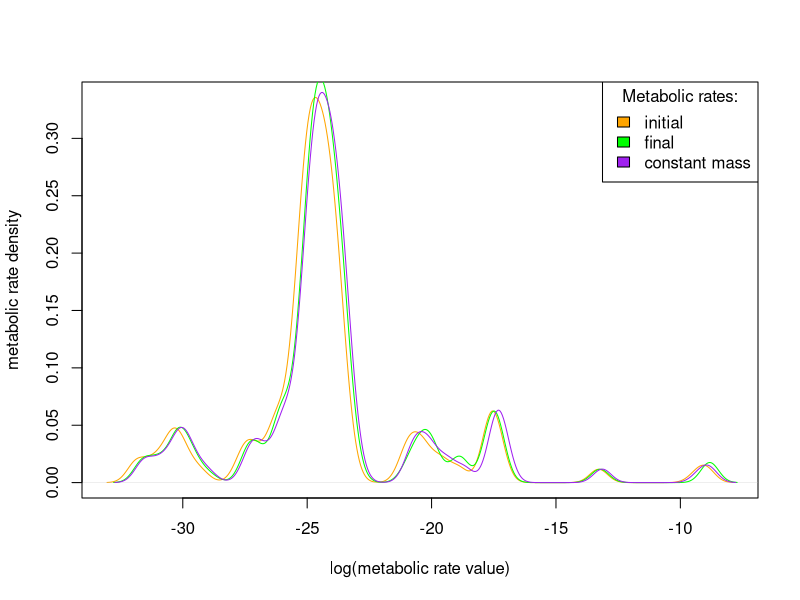
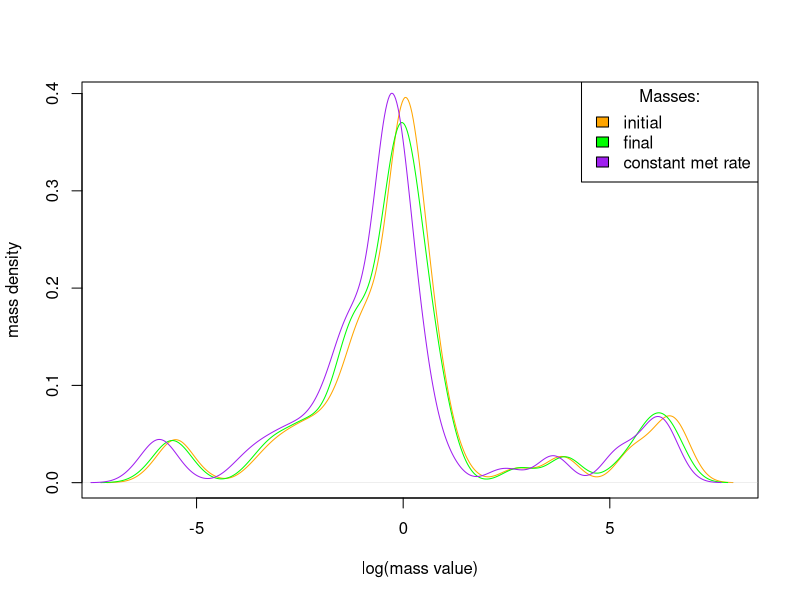
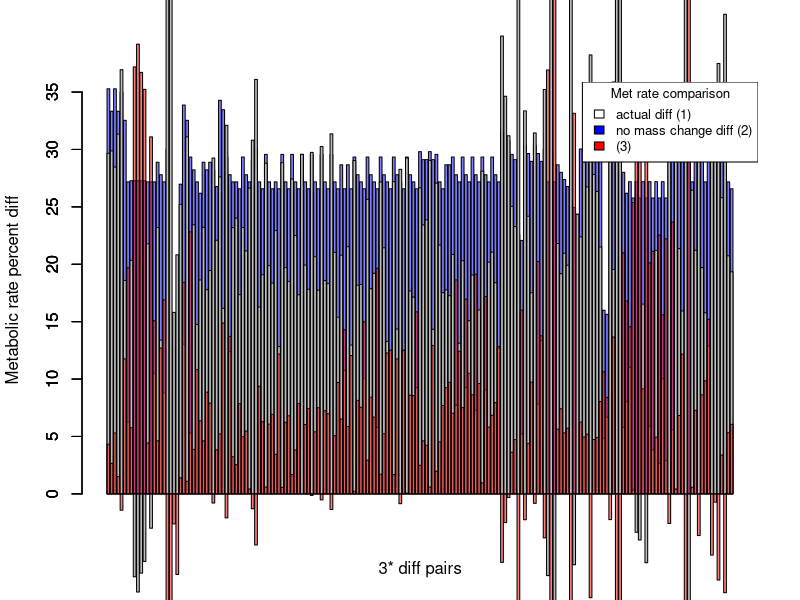
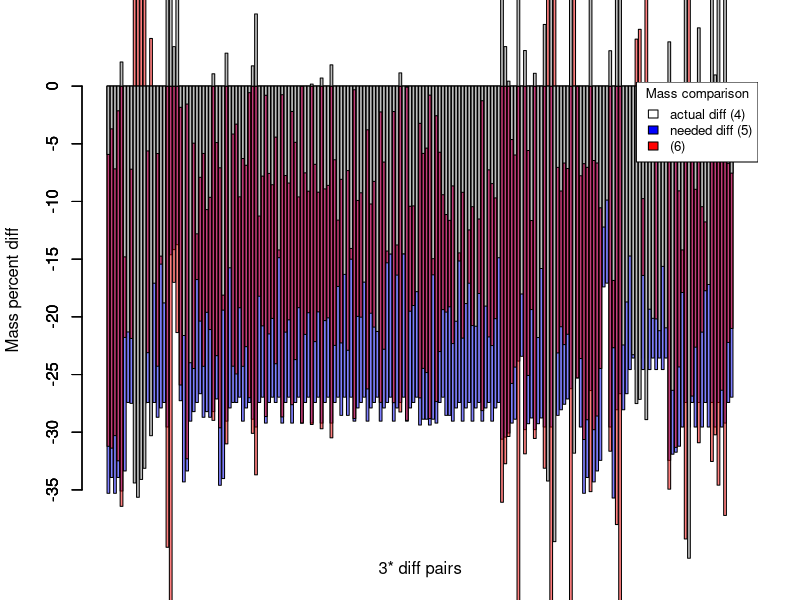
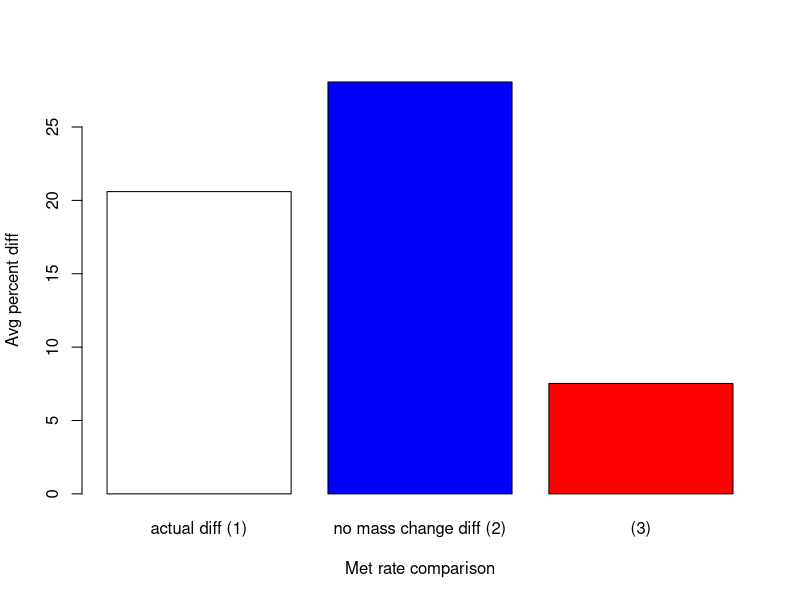
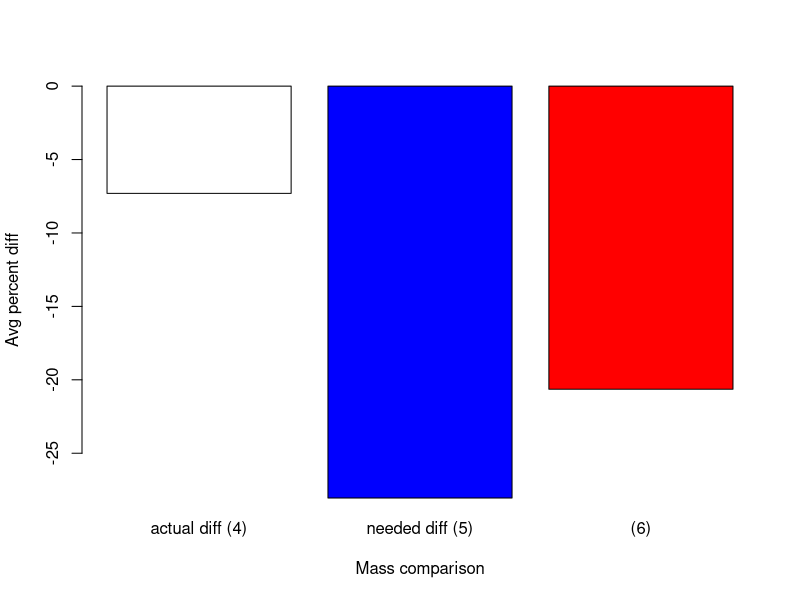
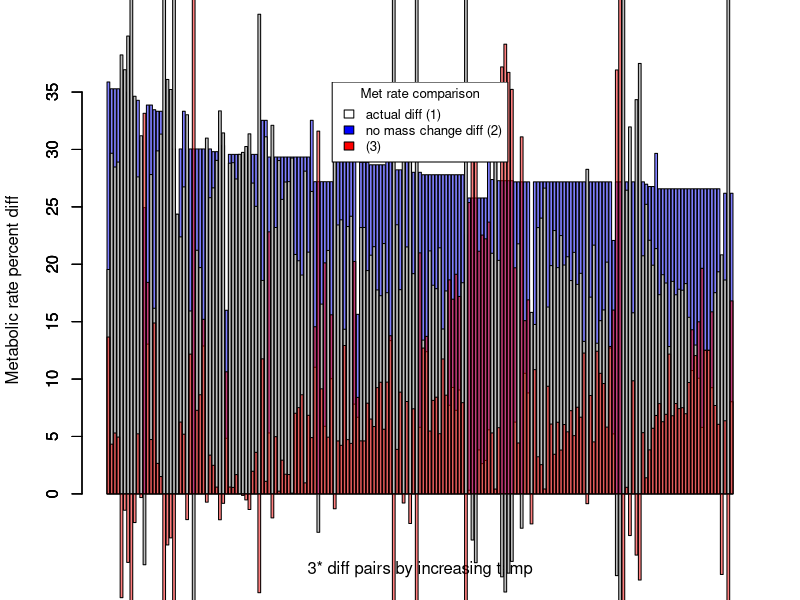
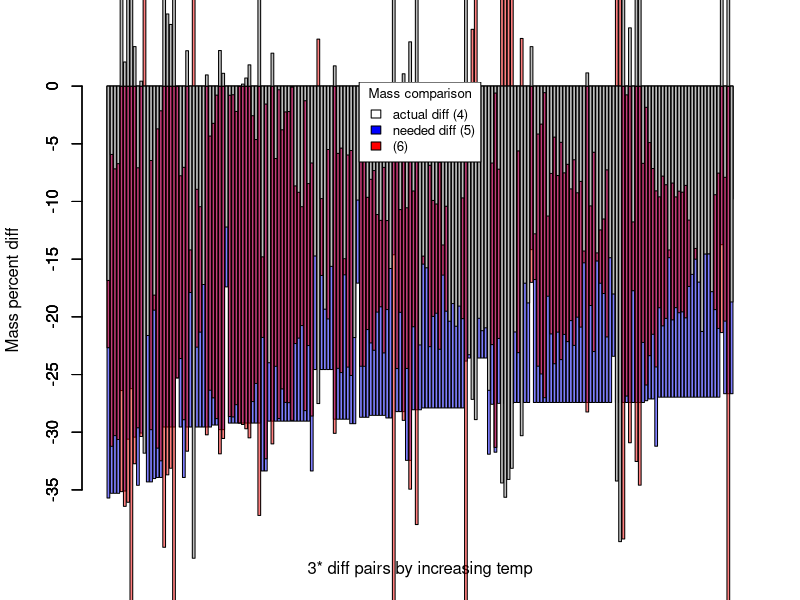

Here is the R script that generated these plots, in order:

#--------------CALCULATING EXPONENTS AND ACTIVATION ENERGY FOR METABOLIC EQUATIONS-------------------------------

### For the metabolic rate equation Metabolic Rate = constant * (Mass ^exponent) * e ^ Activation Energy/kt
### This section uses metabolic rate, temperature, and size data to calculated fitted exponent and activation
### energy for the taxonomic classes for which we could find data. 

# Classes: Branchiopoda, Malacostraca, Maxillopoda
# Data source: Makrieva
MR_data = read.csv("Class_metabolicrates_Makrievadata.csv", stringsAsFactors = FALSE)
Class_list=unique(MR_data$Class)
InvK=1/(273.15+MR_data$TC) #getting all the units correct
Mkg=MR_data$Mg/1000
W=MR_data$qWkg*Mkg
MR_data = cbind(MR_data, InvK, W)

#obtaining class-specific exponents for metabolic rate scaling for Branchiopoda Malacostraca and Maxillopoda
class_slopes=c()
for (current_class in Class_list){
  Class_data=subset(MR_data, MR_data$Class == current_class)
  basic=lm(log(Class_data$W) ~ log(Class_data$Mg) + Class_data$InvK)
  Mslope=basic$coefficients[2]
  Tslope=basic$coefficients[3]
  Ea=Tslope*0.00008617
  class_slopes=rbind(class_slopes, c(current_class, Mslope, Tslope, Ea))
}

# Classes: Amphibia
# Data source: White
MR_Amphi = read.csv("Whiteetal_Amphibiandata.csv", stringsAsFactors = FALSE)
A_InvK=1/(273.15+MR_Amphi$TC)
A_Mkg=MR_Amphi$Mg/1000
MR_Amphi = cbind(MR_Amphi, A_InvK, A_Mkg)
A_basic=lm(log(MR_Amphi$Watts) ~ log(MR_Amphi$A_Mkg) + MR_Amphi$A_InvK)
Mslope=A_basic$coefficients[2]
Tslope=A_basic$coefficients[3]
Ea=Tslope*0.00008617
class_slopes=rbind(class_slopes, c("Amphibia", Mslope, Tslope, Ea))
class_slopes=as.data.frame(class_slopes, stringsAsFactors = FALSE)

# Classes: Actinoperygii
# Data source: Gillooly
#obtaining super-class-specific exponents for metabolic rate scaling in fish
MR_fish = read.csv("gillooly_fish.csv", stringsAsFactors = FALSE)
f_Mkg=MR_fish$Mg/1000
MR_fish = cbind(MR_fish, f_Mkg)
F_basic=lm(log(MR_fish$W) ~ log(MR_fish$f_Mkg) + MR_fish$invK)
Mslope=F_basic$coefficients[2]
Tslope=F_basic$coefficients[3]
Ea=Tslope*0.00008617
class_slopes=rbind(class_slopes, c("Actinoperygii", Mslope, Tslope, Ea))
class_slopes=as.data.frame(class_slopes, stringsAsFactors = FALSE)

#removing unneccesary column and renaming columns
class_values=class_slopes[c(-3)]
names(class_values)[names(class_values) == "V1"] = "Class"
names(class_values)[names(class_values) == "log(Class_data$Mg)"] = "exponent"
names(class_values)[names(class_values) == "Class_data$InvK"] = "Ea"

# Classes: Insecta, Gastropoda, Eurotatoria, Entognatha
# Data source (Insecta only): Chown
# Remaining classes' values from theory
I_class="Insecta"
other_class=c("Gastropoda","Eurotatoria", "Entognatha")
I_slope=0.75
I_Ea=-0.62
Other_Ea=-0.63
other_values=cbind(I_class,I_slope,I_Ea)
for (current_class in other_class){
  current_values=cbind(current_class,I_slope,Other_Ea)
  other_values=rbind(other_values, current_values)
}

other_values = as.data.frame(other_values)
names(other_values)[names(other_values) == "I_class"] = "Class"
names(other_values)[names(other_values) == "I_slope"] = "exponent"
names(other_values)[names(other_values) == "I_Ea"] = "Ea"
class_values = rbind(class_values, other_values)
class_values = transform(class_values, exponent = as.numeric(exponent), Ea = as.numeric(Ea))

#---------------------CREATE THREE DEGREE DATASET----------------------------
### Within a scientific paper, the body size-temperature study may have replicated
### experiments or have slightly different experiments that were conducted. Each experiment
### is called a replicate and was given a unique identifier in "MTEEcto_data.csv". 

# Read in compiled experimental dataset, has one temperature and replicate per row
original_data = read.csv("MTEEcto_data.csv", stringsAsFactors = FALSE, fileEncoding = "latin1")

# Turn unique row names into column in original dataset
original_data = data.frame(as.numeric(rownames(original_data)), original_data)
colnames(original_data)[1] = "row_names"

# Create list of experiment names and respective species
replicate_list_original=unique(original_data$studyID)

# Create dataset containing all temperature pairs within each replicate
all_pairs = c()
for(current_replicate in replicate_list_original){
  single_replicate = subset(original_data, original_data$studyID == current_replicate)
  single_replicate_rownames_combos = combn(single_replicate$row_names, 2)
  single_replicate_rownames_combos = t(single_replicate_rownames_combos)
  single_replicate_temps_combos = combn(single_replicate$temp, 2)
  single_replicate_temps_combos = t(single_replicate_temps_combos)
  single_replicate_masses_combos = combn(single_replicate$mass, 2)
  single_replicate_masses_combos = t(single_replicate_masses_combos)
  single_replicate_combos = cbind(single_replicate_rownames_combos, single_replicate_temps_combos, single_replicate_masses_combos)
  single_replicate_combos = data.frame(single_replicate_combos)
  single_replicate_combos = cbind(current_replicate, single_replicate_combos)
  all_pairs = rbind(all_pairs, single_replicate_combos)
}
names(all_pairs) = c("studyID", "initial_temp_row", "final_temp_row", "initial_temp", "final_temp", "initial_mass", "final_mass")

# Subset dataset to contain only temperature pairs that differ by 3*
all_pairs$temp_diff = all_pairs$final_temp - all_pairs$initial_temp
three_degree_pairs = subset(all_pairs, all_pairs$temp_diff == 3)

# Add species to three degree difference pairs
lookup = original_data[match(three_degree_pairs$studyID, original_data$studyID),]
three_degree_pairs$species = lookup$Species
three_degree_pairs$Class = lookup$Class

# List of species and number of pairs per species
species_duplicates = sort(table(three_degree_pairs$species), decreasing=TRUE)

# Add class-specific values to pairs dataset
store_class_values = class_values[match(three_degree_pairs$Class, class_values$Class),]
three_degree_pairs = cbind(three_degree_pairs, store_class_values$exponent, store_class_values$Ea)
colnames(three_degree_pairs)[11] = "exponent"
colnames(three_degree_pairs)[12] = "Ea"

# List of classes and number of pairs per class
class_distribution = table(three_degree_pairs$Class)

#------------------CALCULATE METABOLIC RATES/MASSES--------------------------

# Use MTE equation to calculate metabolic rates (initial, final, and w/ constant/initial mass)
three_degree_pairs$initial_metrate = (three_degree_pairs$initial_mass ^ three_degree_pairs$exponent) * (exp(((three_degree_pairs$Ea) / (.00008617 * (three_degree_pairs$initial_temp + 273.15)))))
three_degree_pairs$final_metrate = (three_degree_pairs$final_mass ^ three_degree_pairs$exponent) * (exp(((three_degree_pairs$Ea) / (.00008617 * (three_degree_pairs$final_temp + 273.15)))))
three_degree_pairs$constantmass_metrate = (three_degree_pairs$initial_mass ^ three_degree_pairs$exponent) * (exp(((three_degree_pairs$Ea) / (.00008617 * (three_degree_pairs$final_temp + 273.15)))))

# Use rearranged MTE equation to calculate mass w/ constant/initial metabolic rate
three_degree_pairs$constantmetrate_mass = (three_degree_pairs$initial_metrate / (exp(three_degree_pairs$Ea / (.00008617 * (three_degree_pairs$final_temp + 273.15))))) ^ (1 / three_degree_pairs$exponent)

#--------------------EXPLORATORY STATS AND FIGURES-----------------------

### Summary values

# Percent differences for metabolic rates
  # 1: initial to final (empirical), expect increase
  # 2: initial to constant mass (theoretical), expect increase
  # 3: final to constant mass, expect increase
three_degree_pairs$PD_1 = ((three_degree_pairs$final_metrate / three_degree_pairs$initial_metrate) - 1) * 100
three_degree_pairs$PD_2 = ((three_degree_pairs$constantmass_metrate / three_degree_pairs$initial_metrate) - 1) * 100
three_degree_pairs$PD_3 = ((three_degree_pairs$constantmass_metrate / three_degree_pairs$final_metrate) - 1) * 100

# Percent differences for masses
  # 4: initial to final (empirical), expect decrease
  # 5: initial to constant metabolic rate (theoretical), expect decrease
  # 6: final to constant metabolic rate, expect decrease
three_degree_pairs$PD_4 = ((three_degree_pairs$final_mass / three_degree_pairs$initial_mass) - 1) * 100
three_degree_pairs$PD_5 = ((three_degree_pairs$constantmetrate_mass / three_degree_pairs$initial_mass) - 1) * 100
three_degree_pairs$PD_6 = ((three_degree_pairs$constantmetrate_mass / three_degree_pairs$final_mass) - 1) * 100

# Average percent differences
avg_pd_1 = mean(three_degree_pairs$PD_1)
avg_pd_2 = mean(three_degree_pairs$PD_2)
avg_pd_3 = mean(three_degree_pairs$PD_3)
avg_pd_4 = mean(three_degree_pairs$PD_4)
avg_pd_5 = mean(three_degree_pairs$PD_5)
avg_pd_6 = mean(three_degree_pairs$PD_6)

# Standard deviations of percent differences
sd_pd_1 = sd(three_degree_pairs$PD_1)
sd_pd_2 = sd(three_degree_pairs$PD_2)
sd_pd_3 = sd(three_degree_pairs$PD_3)
sd_pd_4 = sd(three_degree_pairs$PD_4)
sd_pd_5 = sd(three_degree_pairs$PD_5)
sd_pd_6 = sd(three_degree_pairs$PD_6)

### Statistical tests

# T-tests for metabolic rates
  # 1: initial to final (empirical)
  # 2: initial to constant mass (theoretical)
  # 3: final to constant mass
ttest1 = t.test(three_degree_pairs$initial_metrate, three_degree_pairs$final_metrate, paired = TRUE)
ttest2 = t.test(three_degree_pairs$initial_metrate, three_degree_pairs$constantmass_metrate, paired = TRUE)
ttest3 = t.test(three_degree_pairs$final_metrate, three_degree_pairs$constantmass_metrate, paired = TRUE)

# T-tests for masses
  # 4: initial to final (empirical)
  # 5: initial to constant metabolic rate (theoretical)
  # 6: final to constant metabolic rate
ttest4 = t.test(three_degree_pairs$initial_mass, three_degree_pairs$final_mass, paired = TRUE)
ttest5 = t.test(three_degree_pairs$initial_mass, three_degree_pairs$constantmetrate_mass, paired = TRUE)
ttest6 = t.test(three_degree_pairs$final_mass, three_degree_pairs$constantmetrate_mass, paired = TRUE)

### Figures

# Histograms not useful
# # Histogram of all metabolic rates
# hist(log(three_degree_pairs$initial_metrate))
# hist(log(three_degree_pairs$final_metrate), col = rgb(0, 0, 1, 0.5), add = T)
# hist(log(three_degree_pairs$constantmass_metrate), col = rgb(1, 0, 0, 0.5), add = T)
# 
# # Histogram of all mass values
# hist(log(three_degree_pairs$initial_mass))
# hist(log(three_degree_pairs$final_mass), col = rgb(0, 0, 1, 0.5), add = T)
# hist(log(three_degree_pairs$constantmetrate_mass), col = rgb(1, 0, 0, 0.5), add = T)

# Density plot of metabolic rates, log-transformed
plot(density(log(three_degree_pairs$initial_metrate)), col = "orange", main = "", 
     xlab = "log(metabolic rate value)", ylab = "metabolic rate density")
lines(density(log(three_degree_pairs$final_metrate)), col = "green")
lines(density(log(three_degree_pairs$constantmass_metrate)), col = "purple")
legend("topright", c("initial", "final", "constant mass"), title = "Metabolic rates:",
       fill = c("orange", "green", "purple"))

# Density plot of mass values, log-transformed
plot(density(log(three_degree_pairs$initial_mass)), col = "orange", main = "", 
     xlab = "log(mass value)", ylab = "mass density")
lines(density(log(three_degree_pairs$final_mass)), col = "green")
lines(density(log(three_degree_pairs$constantmetrate_mass)), col = "purple")
legend("topright", c("initial", "final", "constant met rate"), title = "Masses:",
       fill = c("orange", "green", "purple"))

# 1:1 plots not useful, though mass values one is slightly clearer
# # 1:1 plot of metabolic rates
# plot(log(three_degree_pairs$initial_metrate), log(three_degree_pairs$final_metrate), col = "green")
# points(log(three_degree_pairs$initial_metrate), log(three_degree_pairs$constantmass_metrate), col = "purple")
# lines(x = c(-40, 0), y = c(-40, 0))
# 
# # 1:1 plot of mass values
# plot(log(three_degree_pairs$initial_mass), log(three_degree_pairs$final_mass), col = "green")
# points(log(three_degree_pairs$initial_mass), log(three_degree_pairs$constantmetrate_mass), col = "purple")
# lines(x = c(-7, 7), y = c(-7, 7))

# Barplot of percent differences for metabolic rates; expect 0 < diff3 < diff1 < diff2
barplot(three_degree_pairs$PD_2, col = rgb(0, 0, 1, 0.5), ylab = "Metabolic rate percent diff", 
        xlab = "3* diff pairs")
barplot(three_degree_pairs$PD_1, add = T)
barplot(three_degree_pairs$PD_3, col = rgb(1, 0, 0, 0.5), add = T)
legend("topright", c("actual diff (1)", "no mass change diff (2)", "(3)"), cex = 0.8, 
       title = "Met rate comparison", fill = c("white", "blue", "red"))

# Barplot of percent differences for masses; expect 0 > diff4 > diff 5, uncertain diff6
barplot(three_degree_pairs$PD_5, col = rgb(0, 0, 1, 0.5), ylab = "Mass percent diff", 
        xlab = "3* diff pairs")
barplot(three_degree_pairs$PD_6, col = rgb(1, 0, 0, 0.5), add = T)
barplot(three_degree_pairs$PD_4, add = T)
legend("topright", c("actual diff (4)", "needed diff (5)", "(6)"), cex = 0.8, title = "Mass comparison", 
       fill = c("white", "blue", "red"))

# Barplot of average percent difference for metabolic rates
# Possibly add SD in future
barplot(c(avg_pd_1, avg_pd_2, avg_pd_3), col = c("white", "blue", "red"), 
        names.arg = c("actual diff (1)", "no mass change diff (2)", "(3)"), 
        xlab = "Met rate comparison", ylab = "Avg percent diff")

# Barplot of average percent difference for masses
# Possibly add SD in future
barplot(c(avg_pd_4, avg_pd_5, avg_pd_6), col = c("white", "blue", "red"), 
        names.arg = c("actual diff (4)", "needed diff (5)", "(6)"), 
        xlab = "Mass comparison", ylab = "Avg percent diff")

#-----------------------------ABSOLUTE TEMP-------------------------------

# Arrange dataset according to initial temperature
data_by_temp = three_degree_pairs[with(three_degree_pairs, order(initial_temp)), ]

# Barplot of percent differences for metabolic rates; expect 0 < diff3 < diff1 < diff2
barplot(data_by_temp$PD_2, col = rgb(0, 0, 1, 0.5), ylab = "Metabolic rate percent diff", 
        xlab = "3* diff pairs by increasing temp")
barplot(data_by_temp$PD_1, add = T)
barplot(data_by_temp$PD_3, col = rgb(1, 0, 0, 0.5), add = T)
legend("top", c("actual diff (1)", "no mass change diff (2)", "(3)"), cex = 0.8, 
       title = "Met rate comparison", fill = c("white", "blue", "red"))

# Barplot of percent differences for masses; expect 0 > diff4 > diff 5, uncertain diff6
barplot(data_by_temp$PD_5, col = rgb(0, 0, 1, 0.5), ylab = "Mass percent diff", 
        xlab = "3* diff pairs by increasing temp")
barplot(data_by_temp$PD_6, col = rgb(1, 0, 0, 0.5), add = T)
barplot(data_by_temp$PD_4, add = T)
legend("top", c("actual diff (4)", "needed diff (5)", "(6)"), cex = 0.8, title = "Mass comparison", 
       fill = c("white", "blue", "red"))

# Lin reg of scatterplot of difference in metabolic rate when mass is constant
# or changes, larger positive values indicate changing mass keeps met rate closer
# to initial
plot(data_by_temp$initial_temp, data_by_temp$PD_3)
linreg = lm(data_by_temp$PD_3 ~ data_by_temp$initial_temp)
print(summary(linreg))
abline(linreg, lty = 2)
abline(h = 0, col = "red")

# Lin reg of scatterplot of difference in mass when met rate is constant or
# changes, values closer to zero indicate mass change keeps met rate closer to 
# initial
plot(data_by_temp$initial_temp, data_by_temp$PD_6)
linreg = lm(data_by_temp$PD_6 ~ data_by_temp$initial_temp)
print(summary(linreg))
abline(linreg, lty = 2)
abline(h = 0, col = "red")

# Arrange dataset according to class
#three_degree_pairs = three_degree_pairs[with(three_degree_pairs, order(Class)), ]
